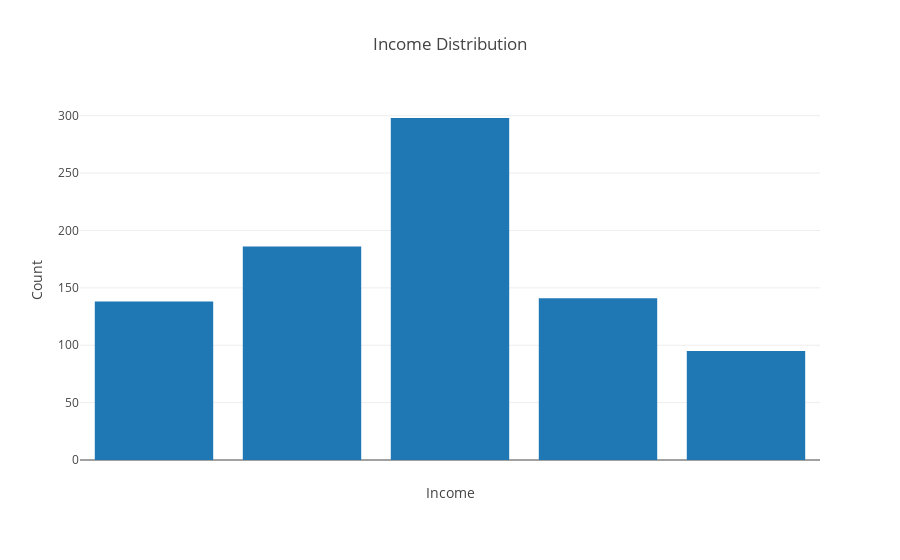

Notebook source saved alongside this figure:
### Markdown cell above
Visualize distribution of Income column. Important to determine if classification column is evenly distributed or if we are dealing with an imbalanced dataset.

### Code cell
def income_distribution():
    
    inc_sort_list = ['$0 - $24,999', '$25,000 - $49,999', '$50,000 - $99,999', '$100,000 - $149,999', '$150,000+']
    
    data = [go.Bar(
                x = inc_sort_list,
                y = df['Income'].value_counts()[inc_sort_list]
    )]
    
    layout = go.Layout(
                    title = 'Income Distribution',
                    margin = go.Margin(b=100),
                    xaxis=dict(
                            title='Income',
                            showticklabels=False,
                    ),
                    yaxis=dict(
                            title='Count',
                            showticklabels=True
                    ))
    
    fig = go.Figure(data = data, layout = layout)    
    
    offline.iplot(fig)

income_distribution()

### Figure 1 — Plotly figure (JSON) as saved in the notebook; plotly's stock layout.template omitted (floating-point values rounded to 4 significant figures)
{"data": [{"type": "bar", "x": ["$0 - $24,999", "$25,000 - $49,999", "$50,000 - $99,999", "$100,000 - $149,999", "$150,000+"], "y": [138, 186, 298, 141, 95]}], "layout": {"margin": {"b": 100}, "title": "Income Distribution", "xaxis": {"showticklabels": false, "title": "Income"}, "yaxis": {"showticklabels": true, "title": "Count"}}}
